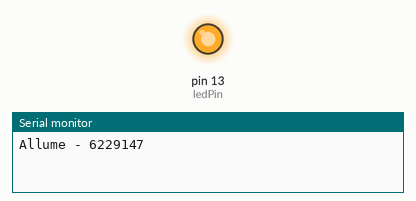
A sketch run on a simulated Arduino Uno, built with avr-gcc and run on an emulated ATmega328P. Parts: output pins drawn as LEDs (lit = HIGH), the last lines printed to the serial monitor.

Above: at 1.1 s.
At 6.0 s:
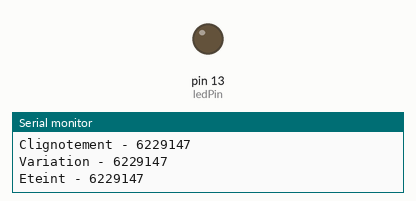
Timing chart, 0 to 9.8 s (numbered marks = the images above):
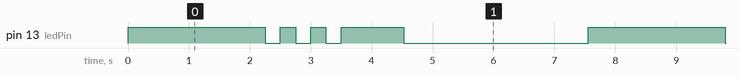

Measured:
- by itself, pin 13 (ledPin): repeats every 7.6 s: 2 × (LOW 0.25 s, HIGH 0.25 s), LOW 0.25 s, HIGH 1.0 s, LOW 3.0 s, HIGH 2.3 s
- by itself, everything shown: repeats every 7.6 s, in 8 steps

The sketch:

rduino_lab01.ino
```cpp
const int ledPin = 13;
const int loopStart = 0;
const int shortShortDelay = 8;
const int shortDelay = 250;
const int longDelay = 2000;


void setup() {
  // put your setup code here, to run once:
  pinMode(ledPin, OUTPUT);
  Serial.begin(9600);
}


int stateON(bool ledState) {
  Serial.println("Allume - 6229147");

  digitalWrite(ledPin, ledState);
  // la del reste alluméependant 2 secondes
  delay(longDelay);
}

int stateBlink(int blinkAmount, bool ledState) {
  Serial.println("Clignotement - 6229147");
  // la lumière clignote 3 fois pendant 500ms
  for (int i = loopStart; i < blinkAmount; i++) {
    digitalWrite(ledPin, ledState);
    //250 ms pour chaque demi blink (eteint allume)
    delay(shortDelay);
    digitalWrite(ledPin, !ledState);
    delay(shortDelay);
  }
}

int stateFade() {
  int intensite = 255;

  Serial.println("Variation - 6229147");

  //Tant que l'intensité n'atteint pas zéro, on continue de diminuer l'intensité
  while (intensite >= loopStart) {
    analogWrite(ledPin, intensite);
    intensite--;
    //8 ms de délai car on fait 256 décrémentation d'intensité (8 *256 = 2048)
    delay(shortShortDelay);
  }
}

int stateEteint(bool ledState) {
  Serial.println("Eteint - 6229147");

  // on éteint la del pendant 2s
  digitalWrite(ledPin, !ledState);
  delay(longDelay);
}

void loop() {
  // put your main code here, to run repeatedly:
  int message = 0;
  int blinkAmount = (4 / 2) + 1;
  bool ledState = 1;

  // state 01 : Lumière allumée
  stateON(ledState);
  // State 02 : Lumière clignotante
  stateBlink(blinkAmount, ledState);
  // State 03 : Variation d'intensité
  stateFade();
  // State 04 : Lumière Éteinte
  stateEteint(ledState);
}
```
